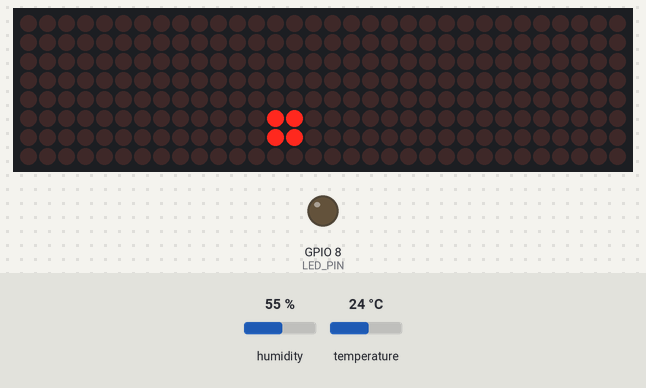
A sketch run on a simulated ESP32-C3. Parts: 32×8 LED matrix, output pins drawn as LEDs (lit = HIGH). Inputs (shaded band) come from the test bench; at power-on: humidity 55 %, temperature 24 °C. WiFi joins after 1.5 s; servers stay silent unless stated; the local clock reads 2024-03-15 10:24:30 at power-on unless the sketch sets it.

Above: at 1.6 s.
At 4.6 s:
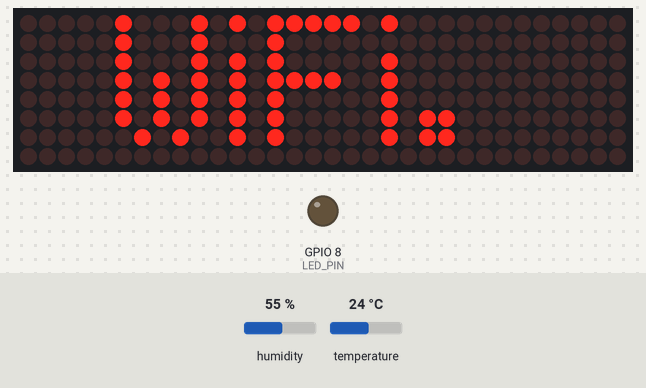
At 7.6 s:
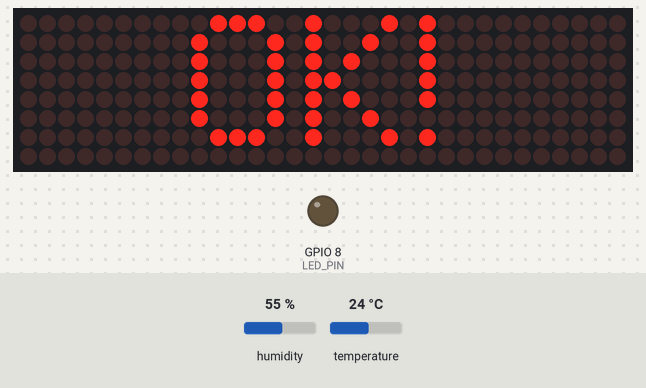
At 10.1 s:
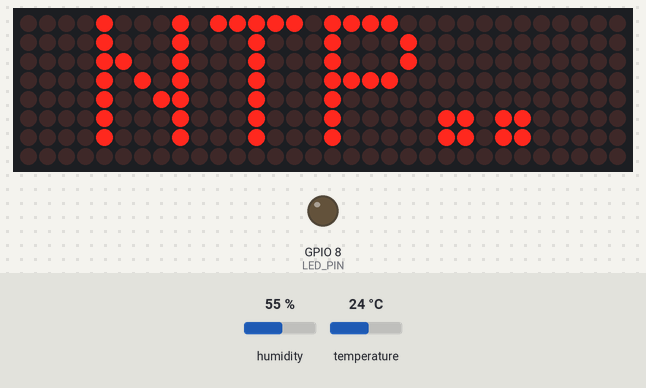
At 14.7 s:
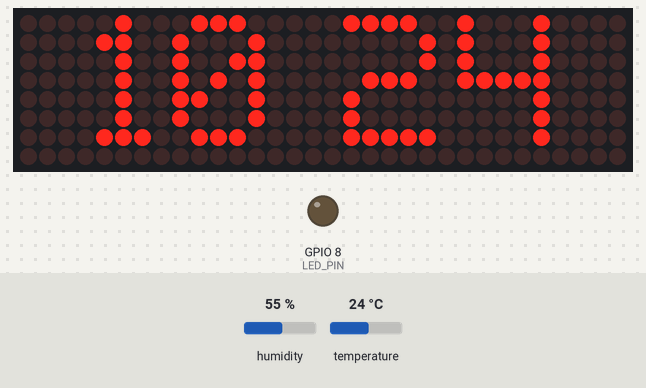
At 37.6 s:
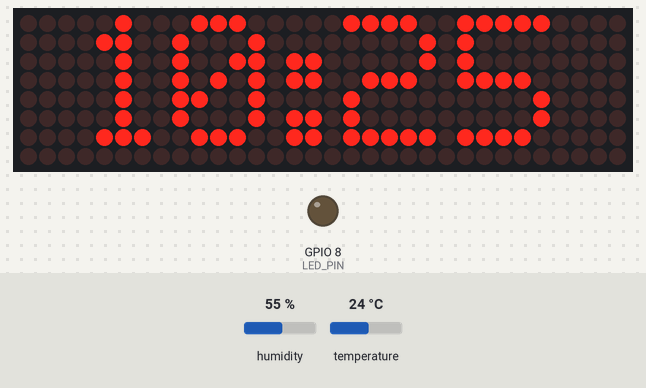

Measured:
- what the display in image 0 shows lasts 0.5 s, from 1.5 s to 2.0 s
- what the display in image 2 shows lasts 2.0 s, from 7.5 s to 9.5 s
- what the display in image 4 shows lasts 0.9 s, from 14.7 s to 15.6 s
- what the display in image 5 shows lasts 1.0 s, from 37.6 s to 38.6 s

The sketch:

esp32-mini-max7219-clock.ino
```cpp
// ESP32-C3 Mini LED Clock with MAX7219 & DHT22
// Clean version — no MQTT, no Home Assistant, no OTA
// Just clock + temperature + humidity + auto-brightness + sleep mode

#include <WiFi.h>
#include <time.h>
#include <MD_Parola.h>
#include <SPI.h>
#include <DHT.h>

#include "Font_Data.h"

#define HARDWARE_TYPE MD_MAX72XX::FC16_HW
#define MAX_DEVICES 4
#define DHTTYPE DHT22

#define CLK_PIN   4    // MAX7219 CLK (SCK)
#define DATA_PIN  6    // MAX7219 DATA (MOSI)
#define CS_PIN    7    // MAX7219 CS (SS)
#define LDR_PIN   0    // KY-018 Photoresistor (ADC)
#define DHTPIN    2    // DHT22 DATA
#define LED_PIN   8    // Built-in blue LED on ESP32-C3 Mini

MD_Parola P = MD_Parola(HARDWARE_TYPE, DATA_PIN, CLK_PIN, CS_PIN, MAX_DEVICES);
DHT dht(DHTPIN, DHTTYPE);

#define SPEED_TIME 75
#define PAUSE_TIME 0
#define MAX_MESSAGE_LENGTH 20

#define SENSOR_UPDATE_INTERVAL 900000UL  // 15 minutes
#define CLOCK_DISPLAY_DURATION 60000UL   // show clock for 60s before cycling

// ===== SLEEP SCHEDULE =====
#define NIGHT_HOUR_START 0
#define NIGHT_MIN_START  0
#define NIGHT_HOUR_END   8
#define NIGHT_MIN_END    0

// ===== WIFI CONFIG =====
const char* ssid     = "YOUR_WIFI_SSID";
const char* password = "YOUR_WIFI_PASSWORD";

// ===== TIMEZONE =====
// Default: Portugal (WET/WEST with automatic DST)
// Change to your timezone: https://github.com/nayarsystems/posix_tz_db/blob/master/zones.csv
const char* TIMEZONE_STRING = "WET0WEST,M3.5.0/1,M10.5.0";

// ===== BRIGHTNESS =====
const int LDR_DARK_THRESHOLD = 3000;
const int MAX_BRIGHTNESS = 8;
const int MIN_BRIGHTNESS = 1;

// ===== GLOBALS =====
uint16_t h, m, s;
char szTime[9];
char szMesg[MAX_MESSAGE_LENGTH + 1];

float currentTemp;
float currentHum;
uint32_t lastSensorCheck = 0;
bool isSleepMode = false;
uint8_t display = 0;

uint8_t degC[] = { 6, 3, 3, 56, 68, 68, 68 }; // °C symbol
const char* dayNames[] = {"Sun", "Mon", "Tue", "Wed", "Thu", "Fri", "Sat"};

enum LoaderMode {
  LOADER_DOTS_ONLY,
  LOADER_TEXT_WITH_DOTS,
  LOADER_STATIC_TEXT
};

// ===== TIME =====
void updateTimeVarsOnly() {
  time_t now = time(nullptr);
  struct tm* p_tm = localtime(&now);
  h = p_tm->tm_hour;
  m = p_tm->tm_min;
  s = p_tm->tm_sec;
}

void showTimeOnDisplay(char *psz, bool f = true) {
  sprintf(psz, "%02d%c%02d", h, (f ? ':' : ' '), m);
}

void showDateOnDisplay(char *psz) {
  time_t now = time(nullptr);
  struct tm* p_tm = localtime(&now);
  sprintf(psz, "%s %d", dayNames[p_tm->tm_wday], p_tm->tm_mday);
}

// ===== BRIGHTNESS =====
void checkAndAdjustBright() {
  int ldrValue = analogRead(LDR_PIN);
  int brightness = map(ldrValue, 0, LDR_DARK_THRESHOLD, MAX_BRIGHTNESS, MIN_BRIGHTNESS);
  brightness = constrain(brightness, MIN_BRIGHTNESS, MAX_BRIGHTNESS);
  P.setIntensity(brightness);
}

// ===== SLEEP MODE =====
bool isNightTime() {
  int nowMinutes = h * 60 + m;
  int startMinutes = NIGHT_HOUR_START * 60 + NIGHT_MIN_START;
  int endMinutes = NIGHT_HOUR_END * 60 + NIGHT_MIN_END;

  if (startMinutes <= endMinutes) {
    return nowMinutes >= startMinutes && nowMinutes <= endMinutes;
  }
  return nowMinutes >= startMinutes || nowMinutes <= endMinutes;
}

void handleSleepMode() {
  updateTimeVarsOnly();
  bool nowSleep = isNightTime();
  static bool lastSleepState = false;

  if (nowSleep && !lastSleepState) {
    P.displayShutdown(true);
    P.displaySuspend(true);
    WiFi.disconnect(true);
    WiFi.mode(WIFI_OFF);
    isSleepMode = true;
  }
  else if (!nowSleep && lastSleepState) {
    connectToWiFi(ssid, password);
    getTimeNTP();
    updateSensorReadings();

    P.displayShutdown(false);
    P.displaySuspend(false);
    P.displayReset(0);

    isSleepMode = false;
    display = 0;
    sprintf(szMesg, "T: %.0f $", isnan(currentTemp) ? 0.0 : currentTemp);
    P.displayZoneText(0, szMesg, PA_CENTER, SPEED_TIME, 0, PA_PRINT, PA_NO_EFFECT);
    P.displayReset(0);
  }

  lastSleepState = nowSleep;
}

// ===== SENSOR =====
void updateSensorReadings() {
  checkAndAdjustBright();

  float temperature = NAN;
  float hum = NAN;

  for (int i = 0; i < 3; i++) {
    temperature = dht.readTemperature();
    if (!isnan(temperature)) break;
    delay(100);
  }

  for (int i = 0; i < 3; i++) {
    hum = dht.readHumidity();
    if (!isnan(hum)) break;
    delay(100);
  }

  currentTemp = !isnan(temperature) ? temperature : NAN;
  currentHum = !isnan(hum) ? hum : NAN;
}

// ===== LOADER ANIMATION =====
void showLoader(LoaderMode mode, const char* text = nullptr, uint16_t durationMs = 3000) {
  const char* dots[] = { ". ", "..", "..." };
  const uint8_t steps = sizeof(dots) / sizeof(dots[0]);
  uint8_t i = 0;
  uint32_t start = millis();

  P.setFont(0, nullptr);
  P.setTextEffect(0, PA_PRINT, PA_NO_EFFECT);
  P.setPause(0, 0);

  if (mode == LOADER_STATIC_TEXT && text != nullptr) {
    P.displayClear();
    P.displayZoneText(0, (char*)text, PA_CENTER, 70, 0, PA_PRINT, PA_NO_EFFECT);
    P.displayAnimate();
    delay(durationMs);
    P.displayClear();
    return;
  }

  while (millis() - start < durationMs) {
    String msg;
    if (mode == LOADER_TEXT_WITH_DOTS && text != nullptr) {
      msg = String(text) + dots[i];
    } else {
      msg = dots[i];
    }
    P.displayClear();
    P.displayZoneText(0, (char*)msg.c_str(), PA_CENTER, 70, 0, PA_PRINT, PA_NO_EFFECT);
    P.displayAnimate();
    delay(500);
    i = (i + 1) % steps;
  }
  P.displayClear();
}

void showLoaderStep(const char* baseText, uint8_t step) {
  const char* dots[] = { ". ", "..", "..." };
  String msg = String(baseText) + dots[step % 3];
  P.displayClear();
  P.displayZoneText(0, (char*)msg.c_str(), PA_CENTER, 70, 0, PA_PRINT, PA_NO_EFFECT);
  P.displayAnimate();
}

// ===== WIFI =====
void connectToWiFi(const char* ssid, const char* password) {
  WiFi.mode(WIFI_STA);
  WiFi.begin(ssid, password);

  const int maxAttempts = 50;
  int attempts = 0;

  showLoader(LOADER_TEXT_WITH_DOTS, "WiFi");

  while (WiFi.status() != WL_CONNECTED && attempts < maxAttempts) {
    showLoaderStep("WIFI", attempts);
    delay(200);
    attempts++;
  }

  if (WiFi.status() == WL_CONNECTED) {
    showLoader(LOADER_STATIC_TEXT, "OK!", 2000);
  } else {
    showLoader(LOADER_STATIC_TEXT, "ERR!", 2000);
    delay(1000);
    showLoader(LOADER_STATIC_TEXT, "reboot", 1000);
    ESP.restart();
  }
}

// ===== NTP =====
void getTimeNTP() {
  showLoader(LOADER_TEXT_WITH_DOTS, "NTP", 1000);

  configTzTime(TIMEZONE_STRING, "pool.ntp.org", "time.nist.gov", "europe.pool.ntp.org");

  int retry = 0;
  time_t now = time(nullptr);
  while ((now < 1000000000) && retry < 20) {
    showLoaderStep("NTP", retry);
    delay(500);
    now = time(nullptr);
    retry++;
  }

  if (now < 1000000000UL) {
    showLoader(LOADER_STATIC_TEXT, "ERR!", 2000);
  } else {
    showLoader(LOADER_STATIC_TEXT, "OK!", 2000);
  }

  // Disconnect WiFi after NTP sync to save power
  WiFi.disconnect(true);
  WiFi.mode(WIFI_OFF);
}

// ===== SETUP =====
void setup(void) {
  Serial.begin(115200);
  delay(1500);

  P.begin(3);
  P.setZone(0, MAX_DEVICES - 4, MAX_DEVICES - 1);
  P.setInvert(false);
  P.addChar('$', degC);

  // Turn on built-in LED
  pinMode(LED_PIN, OUTPUT);
  digitalWrite(LED_PIN, LOW);  // active LOW on ESP32-C3 Mini

  showLoader(LOADER_DOTS_ONLY, nullptr, 3000);

  connectToWiFi(ssid, password);
  getTimeNTP();

  dht.begin();
  delay(2000);
  updateSensorReadings();
  updateTimeVarsOnly();

  P.setFont(0, nullptr);
  P.setZone(1, MAX_DEVICES - 4, MAX_DEVICES - 1);
  P.displayZoneText(1, szTime, PA_CENTER, SPEED_TIME, PAUSE_TIME, PA_PRINT, PA_NO_EFFECT);
  P.displayZoneText(0, szMesg, PA_CENTER, SPEED_TIME, 0, PA_PRINT, PA_NO_EFFECT);

  showTimeOnDisplay(szTime, true);
  lastSensorCheck = millis();
}

// ===== LOOP =====
void loop(void) {
  handleSleepMode();
  if (isSleepMode) return;

  uint32_t currentMillis = millis();
  static uint32_t lastTime = 0;
  static uint32_t phaseStartTime = 0;
  static bool flasher = false;
  static String lastSzTime = "";

  P.displayAnimate();

  // Sensor update
  if (currentMillis - lastSensorCheck >= SENSOR_UPDATE_INTERVAL) {
    lastSensorCheck = currentMillis;
    updateSensorReadings();
  }

  if (P.getZoneStatus(0)) {
    switch (display) {
      case 0: {  // Clock
        P.setPause(0, 0);
        P.setTextEffect(0, PA_SCROLL_LEFT, PA_SCROLL_LEFT);
        P.setFont(0, numeric7Seg);

        if (currentMillis - lastTime >= 1000) {
          lastTime = currentMillis;
          updateTimeVarsOnly();
          showTimeOnDisplay(szTime, flasher);
          flasher = !flasher;

          String nowTime = String(szTime);
          if (nowTime != lastSzTime) {
            P.setTextBuffer(1, szTime);
            P.displayReset(1);
            lastSzTime = nowTime;
          }
        }

        if (phaseStartTime == 0) phaseStartTime = currentMillis;

        if (currentMillis - phaseStartTime >= CLOCK_DISPLAY_DURATION) {
          display++;
          P.setFont(0, nullptr);
          P.setTextEffect(0, PA_MESH, PA_BLINDS);
          P.setPause(0, 2000);
          phaseStartTime = 0;
        }
        break;
      }

      case 1: {  // Date
        showDateOnDisplay(szMesg);
        P.setPause(0, 2000);
        P.setTextEffect(0, PA_SCROLL_UP, PA_SCROLL_DOWN);
        P.displayReset(0);
        display++;
        break;
      }

      case 2: {  // Temperature
        if (!isnan(currentTemp)) {
          sprintf(szMesg, "T: %.0f $", currentTemp);
        } else {
          strcpy(szMesg, "T: -- $");
        }
        P.setPause(0, 2000);
        P.setTextEffect(0, PA_MESH, PA_BLINDS);
        P.displayReset(0);
        display++;
        break;
      }

      case 3: {  // Humidity
        if (!isnan(currentHum)) {
          sprintf(szMesg, "H: %.0f %%", currentHum);
        } else {
          strcpy(szMesg, "H: -- %%");
        }
        P.setPause(0, 2000);
        P.setTextEffect(0, PA_OPENING, PA_GROW_DOWN);
        P.displayReset(0);
        display = 0;
        break;
      }

      default:
        display = 0;
        break;
    }
  }
}
```

Source omitted: Font_Data.h (9547 bytes)
